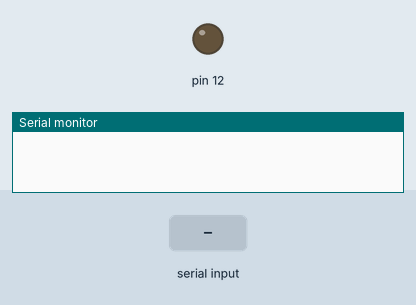
A sketch run on a simulated Arduino Uno, built with avr-gcc and run on an emulated ATmega328P. On the bench: output pins drawn as LEDs (lit = HIGH), the last lines printed to the serial monitor. The test bench sets the inputs (shaded band).

Above: at 1.2 s.
1.3 s: "0" received over Serial
At 2.8 s:
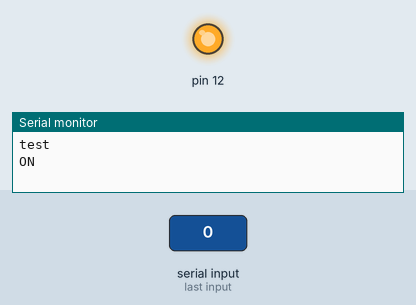
3.3 s: "1" received over Serial
At 4.4 s:
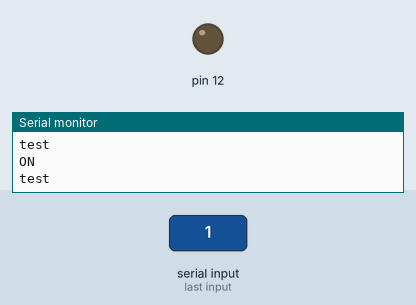
5.3 s: "state" received over Serial
At 7.2 s:
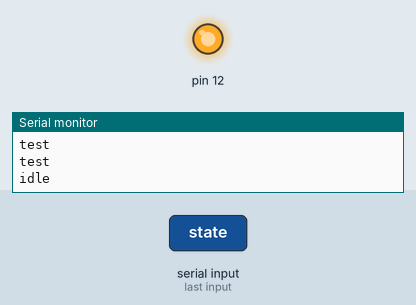
Timing chart, 0 to 8.7 s (numbered marks = the images above; inputs shaded):
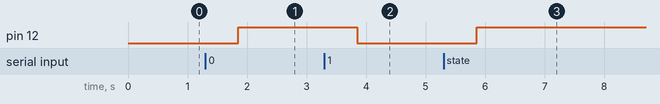

Measured:
- after the input at 1.3 s, pin 12: LOW → HIGH after 0.55 s
- after the input at 3.3 s, pin 12: HIGH → LOW after 0.55 s
- after the input at 5.3 s, pin 12: LOW → HIGH after 0.55 s

The sketch:

ophaalrobot.ino
```cpp
String data = "0";
String currentState = "idle"; //variable to store incoming data from JAVA

void setup() {
  pinMode(12, OUTPUT);
  Serial.begin(9600);
  Serial.setTimeout(50);
}

void loop() {
  if(Serial.available() > 0){ //if data has been written to the Serial stream
    data = Serial.readString();
    Serial.println("test");
    delay(500);
    if(data == "0") {
      digitalWrite(12,HIGH);
      Serial.println("ON");
      delay(500);
    } else if(data == "1") {
      digitalWrite(12,LOW);
    } else if(data == "2") {
      startTask();
    } else if(data == "3") {
      stopTask();
    } else if(data == "state") {
      digitalWrite(12,HIGH);
      getState();
    }
  }
}

void startTask() {
  // start met ophalen
}

void stopTask() {
  // stop met bewegen
}

void getState() {
  Serial.println(currentState);
//  Serial.end();
//  delay(5000);
//  Serial.begin(9600);
}
```
